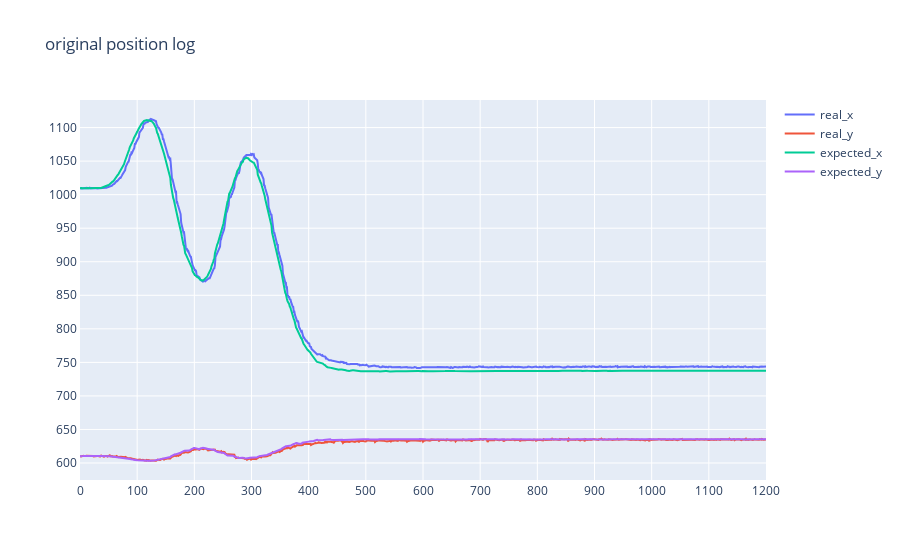

Notebook code for this chart:
### Code cell
# show the position data diagram
p=[]
index = np.arange(0,len(data_log))
               
for c in ['real_x','real_y','expected_x','expected_y']:    
    trace=go.Scatter(
        y= data_log[c],
        x= index,
        name = c
    )
    p.append(trace)

                  
axis_template=dict(
    showgrid=True,  #网格
    zeroline=True,  #是否显示基线,即沿着(0,0)画出x轴和y轴
    nticks=20,
    showline=True,
    #title='X axis',
    #mirror='all',
    zerolinecolor="#FF0000"
)
layout=go.Layout(
    xaxis=axis_template,
    yaxis=axis_template,
    title='original position log'
)

fig=go.Figure(
    data=p,
    layout=layout
)
iplot(fig)

### Figure 1 — Plotly figure (JSON) as saved in the notebook; plotly's stock layout.template omitted (floating-point values rounded to 4 significant figures; data arrays with more than 128 entries replaced by an {"elided": "..."} marker saying what was removed)
{"data": [{"name": "real_x", "type": "scatter", "x": {"elided": "1201 int values"}, "y": {"elided": "1201 float values"}}, {"name": "real_y", "type": "scatter", "x": {"elided": "1201 int values"}, "y": {"elided": "1201 float values"}}, {"name": "expected_x", "type": "scatter", "x": {"elided": "1201 int values"}, "y": {"elided": "1201 float values"}}, {"name": "expected_y", "type": "scatter", "x": {"elided": "1201 int values"}, "y": {"elided": "1201 float values"}}], "layout": {"title": {"text": "original position log"}, "xaxis": {"nticks": 20, "showgrid": true, "showline": true, "zeroline": true, "zerolinecolor": "#FF0000"}, "yaxis": {"nticks": 20, "showgrid": true, "showline": true, "zeroline": true, "zerolinecolor": "#FF0000"}}}
